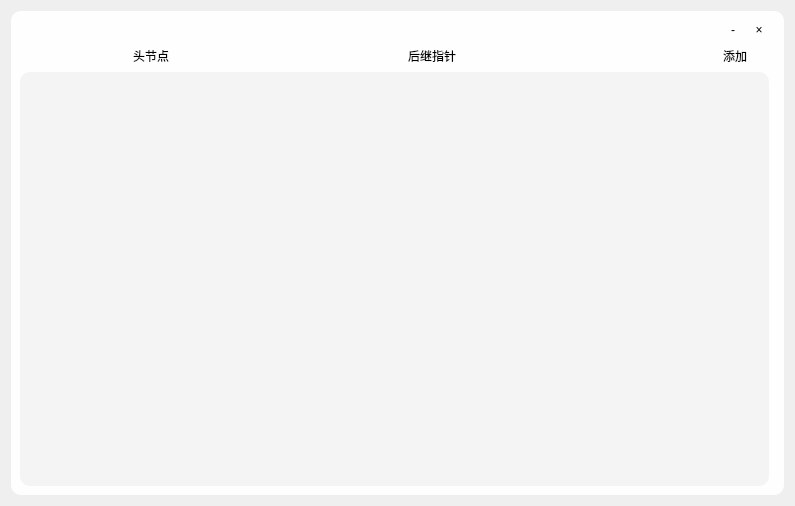
<?xml version="1.0" encoding="UTF-8"?>
<ui version="4.0">
 <class>Solo_link</class>
 <widget class="QDialog" name="Solo_link">
  <property name="geometry">
   <rect>
    <x>0</x>
    <y>0</y>
    <width>795</width>
    <height>506</height>
   </rect>
  </property>
  <property name="windowTitle">
   <string>Dialog</string>
  </property>
  <layout class="QGridLayout" name="gridLayout">
   <item row="0" column="0">
    <widget class="QFrame" name="frame">
     <property name="styleSheet">
      <string notr="true">background-color: rgb(254, 254, 254);

border-top-left-radius:10px;
border-top-right-radius:10px;

border-bottom-left-radius:10px;

border-bottom-right-radius:10px;
</string>
     </property>
     <property name="frameShape">
      <enum>QFrame::StyledPanel</enum>
     </property>
     <property name="frameShadow">
      <enum>QFrame::Raised</enum>
     </property>
     <layout class="QGridLayout" name="gridLayout_2">
      <item row="2" column="0">
       <layout class="QHBoxLayout" name="horizontalLayout">
        <item>
         <widget class="QGraphicsView" name="graphicsView">
          <property name="styleSheet">
           <string notr="true">background-color:rgb(244, 244, 244)</string>
          </property>
         </widget>
        </item>
       </layout>
      </item>
      <item row="1" column="0" colspan="2">
       <layout class="QHBoxLayout" name="horizontalLayout_2">
        <item>
         <spacer name="horizontalSpacer">
          <property name="orientation">
           <enum>Qt::Horizontal</enum>
          </property>
          <property name="sizeHint" stdset="0">
           <size>
            <width>40</width>
            <height>20</height>
           </size>
          </property>
         </spacer>
        </item>
        <item>
         <widget class="QLabel" name="label">
          <property name="font">
           <font>
            <family>微软雅黑</family>
           </font>
          </property>
          <property name="text">
           <string>头节点</string>
          </property>
         </widget>
        </item>
        <item>
         <widget class="QLineEdit" name="headEdit"/>
        </item>
        <item>
         <spacer name="horizontalSpacer_2">
          <property name="orientation">
           <enum>Qt::Horizontal</enum>
          </property>
          <property name="sizeHint" stdset="0">
           <size>
            <width>40</width>
            <height>20</height>
           </size>
          </property>
         </spacer>
        </item>
        <item>
         <widget class="QLabel" name="label_2">
          <property name="font">
           <font>
            <family>微软雅黑</family>
           </font>
          </property>
          <property name="text">
           <string>后继指针</string>
          </property>
         </widget>
        </item>
        <item>
         <widget class="QLineEdit" name="linkEdit"/>
        </item>
        <item>
         <spacer name="horizontalSpacer_3">
          <property name="orientation">
           <enum>Qt::Horizontal</enum>
          </property>
          <property name="sizeHint" stdset="0">
           <size>
            <width>40</width>
            <height>20</height>
           </size>
          </property>
         </spacer>
        </item>
        <item>
         <widget class="QPushButton" name="pushButton">
          <property name="minimumSize">
           <size>
            <width>80</width>
            <height>0</height>
           </size>
          </property>
          <property name="font">
           <font>
            <family>微软雅黑</family>
           </font>
          </property>
          <property name="text">
           <string>添加</string>
          </property>
         </widget>
        </item>
       </layout>
      </item>
      <item row="0" column="0">
       <layout class="QHBoxLayout" name="horizontalLayout_3">
        <item>
         <spacer name="horizontalSpacer_4">
          <property name="orientation">
           <enum>Qt::Horizontal</enum>
          </property>
          <property name="sizeHint" stdset="0">
           <size>
            <width>24</width>
            <height>17</height>
           </size>
          </property>
         </spacer>
        </item>
        <item>
         <widget class="QPushButton" name="pushButton_2">
          <property name="minimumSize">
           <size>
            <width>20</width>
            <height>20</height>
           </size>
          </property>
          <property name="text">
           <string>-</string>
          </property>
          <property name="iconSize">
           <size>
            <width>20</width>
            <height>20</height>
           </size>
          </property>
         </widget>
        </item>
        <item>
         <widget class="QPushButton" name="pushButton_3">
          <property name="minimumSize">
           <size>
            <width>20</width>
            <height>20</height>
           </size>
          </property>
          <property name="text">
           <string>×</string>
          </property>
         </widget>
        </item>
       </layout>
      </item>
     </layout>
    </widget>
   </item>
  </layout>
 </widget>
 <resources/>
 <connections>
  <connection>
   <sender>pushButton_2</sender>
   <signal>clicked()</signal>
   <receiver>Solo_link</receiver>
   <slot>showMinimized()</slot>
   <hints>
    <hint type="sourcelabel">
     <x>733</x>
     <y>28</y>
    </hint>
    <hint type="destinationlabel">
     <x>397</x>
     <y>252</y>
    </hint>
   </hints>
  </connection>
  <connection>
   <sender>pushButton_3</sender>
   <signal>clicked()</signal>
   <receiver>Solo_link</receiver>
   <slot>close()</slot>
   <hints>
    <hint type="sourcelabel">
     <x>759</x>
     <y>28</y>
    </hint>
    <hint type="destinationlabel">
     <x>397</x>
     <y>252</y>
    </hint>
   </hints>
  </connection>
 </connections>
</ui>
